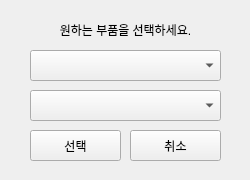
<?xml version="1.0" encoding="UTF-8"?>
<ui version="4.0">
 <class>Form</class>
 <widget class="QWidget" name="Form">
  <property name="geometry">
   <rect>
    <x>0</x>
    <y>0</y>
    <width>250</width>
    <height>180</height>
   </rect>
  </property>
  <property name="windowTitle">
   <string>Form</string>
  </property>
  <widget class="QPushButton" name="select">
   <property name="geometry">
    <rect>
     <x>30</x>
     <y>130</y>
     <width>91</width>
     <height>31</height>
    </rect>
   </property>
   <property name="text">
    <string>선택</string>
   </property>
  </widget>
  <widget class="QComboBox" name="comboBox_Type">
   <property name="geometry">
    <rect>
     <x>30</x>
     <y>50</y>
     <width>191</width>
     <height>31</height>
    </rect>
   </property>
  </widget>
  <widget class="QPushButton" name="cancel">
   <property name="geometry">
    <rect>
     <x>130</x>
     <y>130</y>
     <width>91</width>
     <height>31</height>
    </rect>
   </property>
   <property name="text">
    <string>취소</string>
   </property>
  </widget>
  <widget class="QLabel" name="label">
   <property name="geometry">
    <rect>
     <x>30</x>
     <y>20</y>
     <width>191</width>
     <height>20</height>
    </rect>
   </property>
   <property name="text">
    <string>원하는 부품을 선택하세요.</string>
   </property>
   <property name="alignment">
    <set>Qt::AlignCenter</set>
   </property>
  </widget>
  <widget class="QComboBox" name="comboBox_Parts">
   <property name="geometry">
    <rect>
     <x>30</x>
     <y>90</y>
     <width>191</width>
     <height>31</height>
    </rect>
   </property>
  </widget>
 </widget>
 <resources/>
 <connections/>
</ui>
